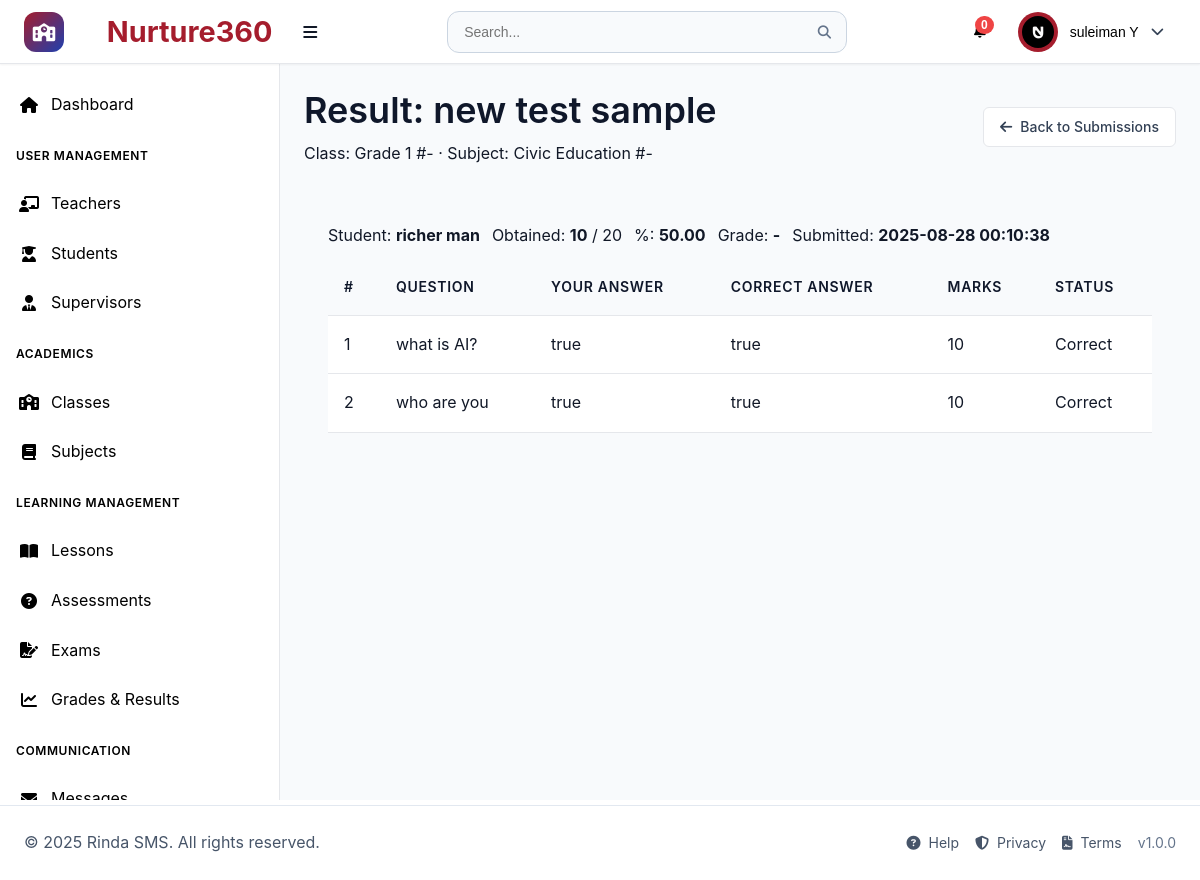
Screenshot of /pages/test_result_view.php?test_id=5&student_id=14 (signed in) with the database file from the repository.
### tables this page shows
CREATE TABLE `users` (
  `id` int(11) NOT NULL,
  `username` varchar(50) NOT NULL,
  `email` varchar(100) NOT NULL,
  `password_hash` varchar(255) NOT NULL,
  `first_name` varchar(50) NOT NULL,
  `last_name` varchar(50) NOT NULL,
  `role` enum('superadmin','teacher','student','supervisor') NOT NULL,
  `phone` varchar(20) DEFAULT NULL,
  `address` text DEFAULT NULL,
  `profile_image` varchar(255) DEFAULT NULL,
  `is_active` tinyint(1) DEFAULT 1,
  `email_verified` tinyint(1) DEFAULT 0,
  `two_factor_enabled` tinyint(1) DEFAULT 0,
  `last_login` datetime DEFAULT NULL,
  `created_at` timestamp NOT NULL DEFAULT current_timestamp(),
  `updated_at` timestamp NOT NULL DEFAULT current_timestamp() ON UPDATE current_timestamp()
);

CREATE TABLE `tests` (
  `id` int(11) NOT NULL,
  `title` varchar(255) NOT NULL,
  `description` text DEFAULT NULL,
  `class_id` int(11) NOT NULL,
  `subject_id` int(11) NOT NULL,
  `teacher_id` int(11) NOT NULL,
  `test_type` enum('weekly','monthly','quarterly','final','quiz') NOT NULL,
  `total_marks` int(11) NOT NULL,
  `duration_minutes` int(11) NOT NULL,
  `scheduled_date` date NOT NULL,
  `start_time` time NOT NULL,
  `end_time` time NOT NULL,
  `is_active` tinyint(1) DEFAULT 1,
  `created_at` timestamp NOT NULL DEFAULT current_timestamp(),
  `lesson_id` int(11) DEFAULT NULL
);

CREATE TABLE `classes` (
  `id` int(11) NOT NULL,
  `class_name` varchar(100) NOT NULL,
  `class_code` varchar(255) DEFAULT NULL,
  `virtual_link` varchar(500) DEFAULT NULL,
  `grade_level` int(11) DEFAULT NULL,
  `academic_year` varchar(10) DEFAULT NULL,
  `max_students` int(11) DEFAULT 30,
  `description` text DEFAULT NULL,
  `is_active` tinyint(1) DEFAULT 1,
  `created_at` timestamp NOT NULL DEFAULT current_timestamp(),
  `updated_at` timestamp NOT NULL DEFAULT current_timestamp() ON UPDATE current_timestamp()
);

CREATE TABLE `subjects` (
  `subject_id` int(11) NOT NULL,
  `class_id` int(11) DEFAULT NULL,
  `title` varchar(255) NOT NULL,
  `subject_code` varchar(20) DEFAULT NULL,
  `description` text DEFAULT NULL,
  `credits` int(11) DEFAULT 1,
  `is_active` tinyint(1) DEFAULT 1,
  `created_at` timestamp NOT NULL DEFAULT current_timestamp(),
  `updated_at` timestamp NOT NULL DEFAULT current_timestamp() ON UPDATE current_timestamp()
);

CREATE TABLE `test_results` (
  `id` int(11) NOT NULL,
  `test_id` int(11) NOT NULL,
  `student_id` int(11) NOT NULL,
  `obtained_marks` int(11) NOT NULL,
  `total_marks` int(11) NOT NULL,
  `percentage` decimal(5,2) NOT NULL,
  `grade` varchar(2) DEFAULT NULL,
  `submitted_at` timestamp NOT NULL DEFAULT current_timestamp(),
  `graded_by` int(11) DEFAULT NULL,
  `graded_at` timestamp NULL DEFAULT NULL,
  `feedback` text DEFAULT NULL
);

CREATE TABLE `test_questions` (
  `id` int(11) NOT NULL,
  `test_id` int(11) NOT NULL,
  `question_text` text NOT NULL,
  `question_type` enum('multiple_choice','true_false','short_answer','essay') NOT NULL,
  `marks` int(11) NOT NULL,
  `options` longtext DEFAULT NULL CHECK (json_valid(`options`)),
  `correct_answer` text DEFAULT NULL,
  `created_at` timestamp NOT NULL DEFAULT current_timestamp()
);

CREATE TABLE `test_answers` (
  `id` int(11) NOT NULL,
  `test_result_id` int(11) NOT NULL,
  `test_id` int(11) NOT NULL,
  `question_id` int(11) NOT NULL,
  `question_type` varchar(32) DEFAULT NULL,
  `selected_answer` text DEFAULT NULL,
  `correct_answer` text DEFAULT NULL,
  `is_correct` tinyint(1) NOT NULL DEFAULT 0,
  `student_id` int(11) NOT NULL,
  `answer_text` text DEFAULT NULL,
  `is_auto_graded` tinyint(1) DEFAULT 0,
  `marks_awarded` int(11) DEFAULT 0,
  `created_at` timestamp NOT NULL DEFAULT current_timestamp()
);

### pages/test_result_view.php (the view, shortened to what this page needs)
<?php
$pdo = getDBConnection();
$testId = (int)($_GET['test_id'] ?? 0);
$studentId = (int)($_GET['student_id'] ?? 0);
$st = $pdo->prepare("SELECT t.*, c.class_name,c.class_code, s.title AS subject_name,s.subject_code, u.first_name,u.last_name,u.username
                     FROM tests t
                     LEFT JOIN classes c ON c.id=t.class_id
                     LEFT JOIN subjects s ON s.subject_id=t.subject_id
                     LEFT JOIN users u ON u.id=t.teacher_id
                     WHERE t.id=?");
$st->execute([$testId]);
$test = $st->fetch(PDO::FETCH_ASSOC);
$stu = null;
try {
  $s = $pdo->prepare('SELECT id, first_name, last_name, username FROM users WHERE id = ?');
  $s->execute([$studentId]);
  $stu = $s->fetch(PDO::FETCH_ASSOC) ?: null;
} catch (Throwable $e) { $stu = null; }
$res = null;
try {
  $sr = $pdo->prepare('SELECT * FROM test_results WHERE test_id = ? AND student_id = ? ORDER BY submitted_at DESC LIMIT 1');
  $sr->execute([$testId, $studentId]);
  $res = $sr->fetch(PDO::FETCH_ASSOC) ?: null;
} catch (Throwable $e) { $res = null; }
$resultId = (int)($res['id'] ?? 0);
$qStmt = $pdo->prepare('SELECT * FROM test_questions WHERE test_id = ? ORDER BY id ASC');
$qStmt->execute([$testId]);
$questions = $qStmt->fetchAll(PDO::FETCH_ASSOC);
$answersByQ = [];
try {
  if ($resultId > 0) {
    $a = $pdo->prepare('SELECT * FROM test_answers WHERE test_result_id = ?');
    $a->execute([$resultId]);
  } else {
    $a = $pdo->prepare('SELECT * FROM test_answers WHERE test_id = ? AND student_id = ?');
    $a->execute([$testId, $studentId]);
  }
  $ans = $a->fetchAll(PDO::FETCH_ASSOC) ?: [];
  foreach ($ans as $row) { $answersByQ[(int)($row['question_id'] ?? 0)] = $row; }
} catch (Throwable $e) { $answersByQ = []; }
include '../components/header.php';
?>
<div class="dashboard-container">
  <?php include '../components/sidebar.php'; ?>
  <main class="main-content">
    <div class="page-header">
      <div>
        <h1>Result: <?php echo htmlspecialchars($test['title'] ?? 'Test'); ?></h1>
        <div class="muted">
          Class: <?php echo htmlspecialchars(($test['class_name']??'-').' #'.($test['class_code']??'-')); ?> ·
          Subject: <?php echo htmlspecialchars(($test['subject_name']??'-').' #'.($test['subject_code']??'-')); ?>
        </div>
      </div>
      <div class="header-actions">
        <a class="btn btn-secondary" href="./test_submissions.php?id=<?php echo (int)$testId; ?>"><i class="fas fa-arrow-left"></i> Back to Submissions</a>
      </div>
    </div>
    <div class="card-content">
      <div class="summary" style="display:flex; gap:12px; flex-wrap:wrap; margin-bottom:12px;">
        <?php $studentName = $stu ? trim(($stu['first_name']??'').' '.($stu['last_name']??'')) : ''; if ($studentName==='') { $studentName = $stu['username'] ?? ('Student #'.$studentId); } ?>
        <div class="badge">Student: <strong><?php echo htmlspecialchars($studentName); ?></strong></div>
        <?php if ($res): ?>
          <div class="badge">Obtained: <strong><?php echo (int)$res['obtained_marks']; ?></strong> / <?php echo (int)$res['total_marks']; ?></div>
          <div class="badge">%: <strong><?php echo htmlspecialchars(number_format((float)$res['percentage'],2)); ?></strong></div>
          <div class="badge">Grade: <strong><?php echo htmlspecialchars($res['grade'] ?? '-'); ?></strong></div>
          <div class="badge">Submitted: <strong><?php echo htmlspecialchars($res['submitted_at'] ?? '-'); ?></strong></div>
        <?php else: ?>
          <div class="badge">No aggregated result found; showing per-question answers if available.</div>
        <?php endif; ?>
      </div>
      <div class="table-responsive">
        <table class="table">
          <thead>
            <tr>
              <th>#</th>
              <th>Question</th>
              <th>Your Answer</th>
              <th>Correct Answer</th>
              <th>Marks</th>
              <th>Status</th>
            </tr>
          </thead>
          <tbody>
            <?php if ($questions): foreach ($questions as $i=>$q):
              $qid = (int)$q['id'];
              $ans = $answersByQ[$qid] ?? null;
              $correctRaw = $ans['correct_answer'] ?? $q['correct_answer'] ?? '';
              $selectedRaw = $ans['selected_answer'] ?? '';
              $isCorrect = (int)($ans['is_correct'] ?? 0) === 1;
              $correctDisp = $correctRaw;
              $selectedDisp = $selectedRaw;
            ?>
            <tr>
              <td><?php echo $i+1; ?></td>
              <td><?php echo nl2br(htmlspecialchars($q['question_text'] ?? '')); ?></td>
              <td><?php echo htmlspecialchars($selectedDisp ?? ''); ?></td>
              <td><?php echo htmlspecialchars($correctDisp ?? ''); ?></td>
              <td><?php echo (int)($q['marks'] ?? 0); ?></td>
              <td>
                <?php if ($ans): ?>
                  <span class="badge <?php echo $isCorrect ? 'badge-success' : 'badge-danger'; ?>"><?php echo $isCorrect ? 'Correct' : 'Incorrect'; ?></span>
                <?php else: ?>
                  <span class="badge">No Answer</span>
                <?php endif; ?>
              </td>
            </tr>
            <?php endforeach; else: ?>
            <tr><td colspan="6" class="muted">No questions found for this test.</td></tr>
            <?php endif; ?>
          </tbody>
        </table>
      </div>
    </div>
  </main>
</div>
<?php include '../components/footer.php'; ?>

### components/header.php (shortened to what this page needs)
<?php
require_once '../config/config.php';
$user_id = $_SESSION['user_id'] ?? null;
$first_name = $_SESSION['first_name'] ?? '';
$last_name = $_SESSION['last_name'] ?? '';
$user_role = $_SESSION['role'] ?? '';
$profile_image = '';
$profile_image_url = '';
try {
    $pdo = getDBConnection();
    $settings_stmt = $pdo->prepare("SELECT setting_key, setting_value FROM system_settings WHERE setting_key IN ('app_name', 'theme_primary_color', 'theme_secondary_color', 'theme_accent_color', 'theme_mode', 'app_logo', 'app_favicon', 'brand_display')");
    $settings_stmt->execute();
    $settings = [];
    while ($row = $settings_stmt->fetch()) {
        $settings[$row['setting_key']] = $row['setting_value'];
    }
    if ($user_id) {
        $uStmt = $pdo->prepare("SELECT profile_image FROM users WHERE id = ? LIMIT 1");
        $uStmt->execute([$user_id]);
        $uRow = $uStmt->fetch();
        if ($uRow && !empty($uRow['profile_image'])) {
            $profile_image = $uRow['profile_image'];
        }
    }
} catch (PDOException $e) {
    $settings = [
        'app_name' => APP_NAME,
        'theme_primary_color' => DEFAULT_PRIMARY_COLOR,
        'theme_mode' => 'light'
    ];
}
$app_name = $settings['app_name'] ?? APP_NAME;
$theme_mode = $settings['theme_mode'] ?? 'light';
$app_logo = $settings['app_logo'] ?? '';
$brand_display = $settings['brand_display'] ?? 'both';
$hasLogo = !empty($app_logo);
$mode = in_array($brand_display, ['logo','name','both'], true) ? $brand_display : 'both';
$showLogo = $hasLogo && ($mode === 'logo' || $mode === 'both');
$showName = ($mode === 'name' || $mode === 'both');
$showIcon = !$showLogo;
if (!empty($profile_image)) {
    if (preg_match('/^https?:\/\//i', $profile_image)) {
        $profile_image_url = $profile_image;
    } else {
        if ($user_role === 'teacher') {
            $profile_image_url = '../uploads/teachers/' . rawurlencode($profile_image);
        } else {
            $profile_image_url = '../uploads/users/' . rawurlencode($profile_image);
        }
    }
}
?>
<!DOCTYPE html>
<html lang="en" data-theme="<?php echo $theme_mode; ?>">
<head>
    <link rel="stylesheet" href="../assets/css/main.css">
    <link rel="stylesheet" href="../assets/css/components.css">
    <link rel="stylesheet" href="../assets/css/dashboard.css">
    <link rel="stylesheet" href="https://cdnjs.cloudflare.com/ajax/libs/font-awesome/6.4.0/css/all.min.css">
</head>
<body class="role-<?php echo htmlspecialchars($user_role); ?>">
    <header class="header">
        <div class="header-left">
            <?php if ($showIcon): ?>
            <div class="school-icon">
                <i class="fas fa-school"></i>
            </div>
            <?php endif; ?>
            <div class="logo">
                <?php if ($showName): ?>
                    <h1 style="margin-left: 8px; display:inline-block;">&nbsp;<?php echo htmlspecialchars($app_name); ?></h1>
                <?php endif; ?>
                <button class="desktop-toggle" id="desktopSidebarToggle" title="Toggle sidebar">
                    <i class="fas fa-bars"></i>
                </button>
            </div>
        </div>
        <div class="header-center">
            <div class="search-bar">
                <input type="text" placeholder="Search..." id="globalSearch">
                <button type="button">
                    <i class="fas fa-search"></i>
                </button>
            </div>
        </div>
        <div class="header-right">
            <div class="header-actions">
                <div class="notification-dropdown">
                    <button class="notification-btn" id="notificationBtn">
                        <span class="notification-badge" id="notificationBadge">0</span>
                    </button>
                </div>
                <div class="user-dropdown">
                    <button class="user-btn" id="userBtn">
                        <div class="user-avatar">
                            <?php if (!empty($profile_image_url)): ?>
                                <img src="<?php echo htmlspecialchars($profile_image_url); ?>" alt="Avatar" style="width:32px;height:32px;border-radius:50%;object-fit:cover;" onerror="this.style.display='none'; this.parentElement.innerHTML='\\u003ci class=\\'fas fa-user\\'\\u003e\\u003c/i\\u003e';">
                            <?php else: ?>
                                <i class="fas fa-user"></i>
                            <?php endif; ?>
                        </div>
                        <span class="user-name"><?php echo $first_name . ' ' . $last_name; ?></span>
                        <i class="fas fa-chevron-down"></i>
                    </button>
                </div>
            </div>
        </div>
    </header>

### rows the page displays
users: profile_image (picture)
tests: title "new test sample", class.class_code "Grade 1 #-", subject.subject_code "Civic Education #-"
users: studentName "richer man"
test_results: obtained_marks "10", total_marks "20", percentage "50.00", grade "-", submitted_at "2025-08-28 00:10:38"
test_questions: question_text "what is AI?", id.selected_answer "true", id.correct_answer "true", marks "10", shows "Correct"
test_questions: question_text "who are you", id.selected_answer "true", id.correct_answer "true", marks "10", shows "Correct"

### other values shown
$app_name "Nurture360"
$first_name "suleiman"
$last_name "Y"
APP_NAME "Rinda SMS"
APP_VERSION "1.0.0"
